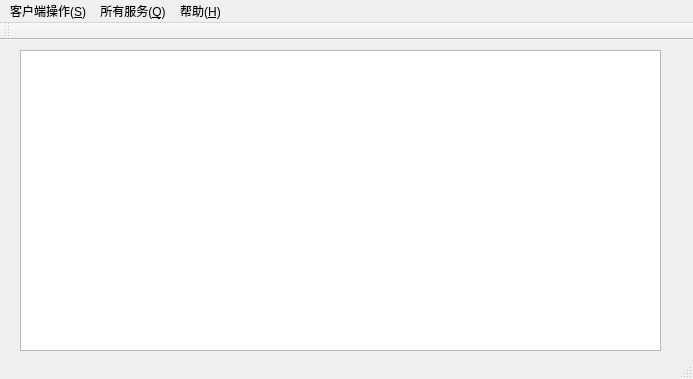
<?xml version="1.0" encoding="UTF-8"?>
<ui version="4.0">
 <class>MainWindow</class>
 <widget class="QMainWindow" name="MainWindow">
  <property name="geometry">
   <rect>
    <x>0</x>
    <y>0</y>
    <width>693</width>
    <height>379</height>
   </rect>
  </property>
  <property name="windowTitle">
   <string>客户端</string>
  </property>
  <widget class="QWidget" name="centralWidget">
   <widget class="QTextEdit" name="display">
    <property name="geometry">
     <rect>
      <x>20</x>
      <y>10</y>
      <width>641</width>
      <height>301</height>
     </rect>
    </property>
    <property name="documentTitle">
     <string/>
    </property>
   </widget>
  </widget>
  <widget class="QMenuBar" name="menuBar">
   <property name="geometry">
    <rect>
     <x>0</x>
     <y>0</y>
     <width>693</width>
     <height>31</height>
    </rect>
   </property>
   <widget class="QMenu" name="menuOperator">
    <property name="title">
     <string>客户端操作(&amp;S)</string>
    </property>
    <addaction name="actionStart_server"/>
    <addaction name="actionClose_server"/>
    <addaction name="actionExit"/>
   </widget>
   <widget class="QMenu" name="menuInquire">
    <property name="title">
     <string>所有服务(&amp;Q)</string>
    </property>
    <addaction name="actionQuire_all_fights"/>
    <addaction name="actionQuire_fights"/>
    <addaction name="action_buy_tickets"/>
   </widget>
   <widget class="QMenu" name="menuHelp">
    <property name="title">
     <string>帮助(&amp;H)</string>
    </property>
   </widget>
   <addaction name="menuOperator"/>
   <addaction name="menuInquire"/>
   <addaction name="menuHelp"/>
  </widget>
  <widget class="QStatusBar" name="statusBar"/>
  <widget class="QToolBar" name="mainToolBar">
   <attribute name="toolBarArea">
    <enum>TopToolBarArea</enum>
   </attribute>
   <attribute name="toolBarBreak">
    <bool>false</bool>
   </attribute>
  </widget>
  <action name="actionStart_server">
   <property name="text">
    <string>连接服务器</string>
   </property>
  </action>
  <action name="actionClose_server">
   <property name="text">
    <string>断开服务</string>
   </property>
  </action>
  <action name="actionQuire_all_fights">
   <property name="text">
    <string>查询全部机票</string>
   </property>
  </action>
  <action name="actionQuire_fights">
   <property name="text">
    <string>指定查询机票</string>
   </property>
  </action>
  <action name="actionExit">
   <property name="text">
    <string>退出</string>
   </property>
  </action>
  <action name="action_buy_tickets">
   <property name="text">
    <string>机票购买</string>
   </property>
  </action>
 </widget>
 <layoutdefault spacing="6" margin="11"/>
 <resources/>
 <connections/>
</ui>
